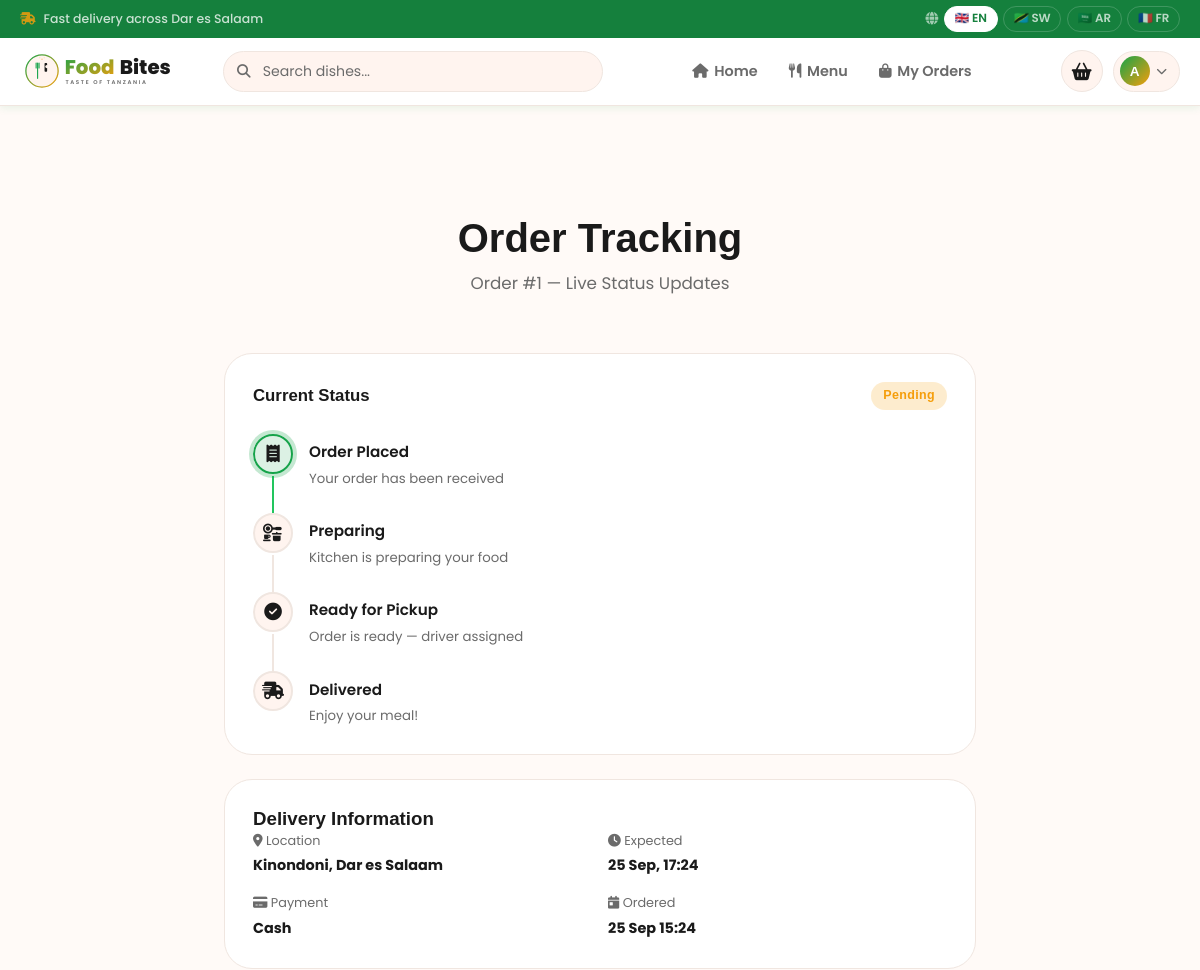
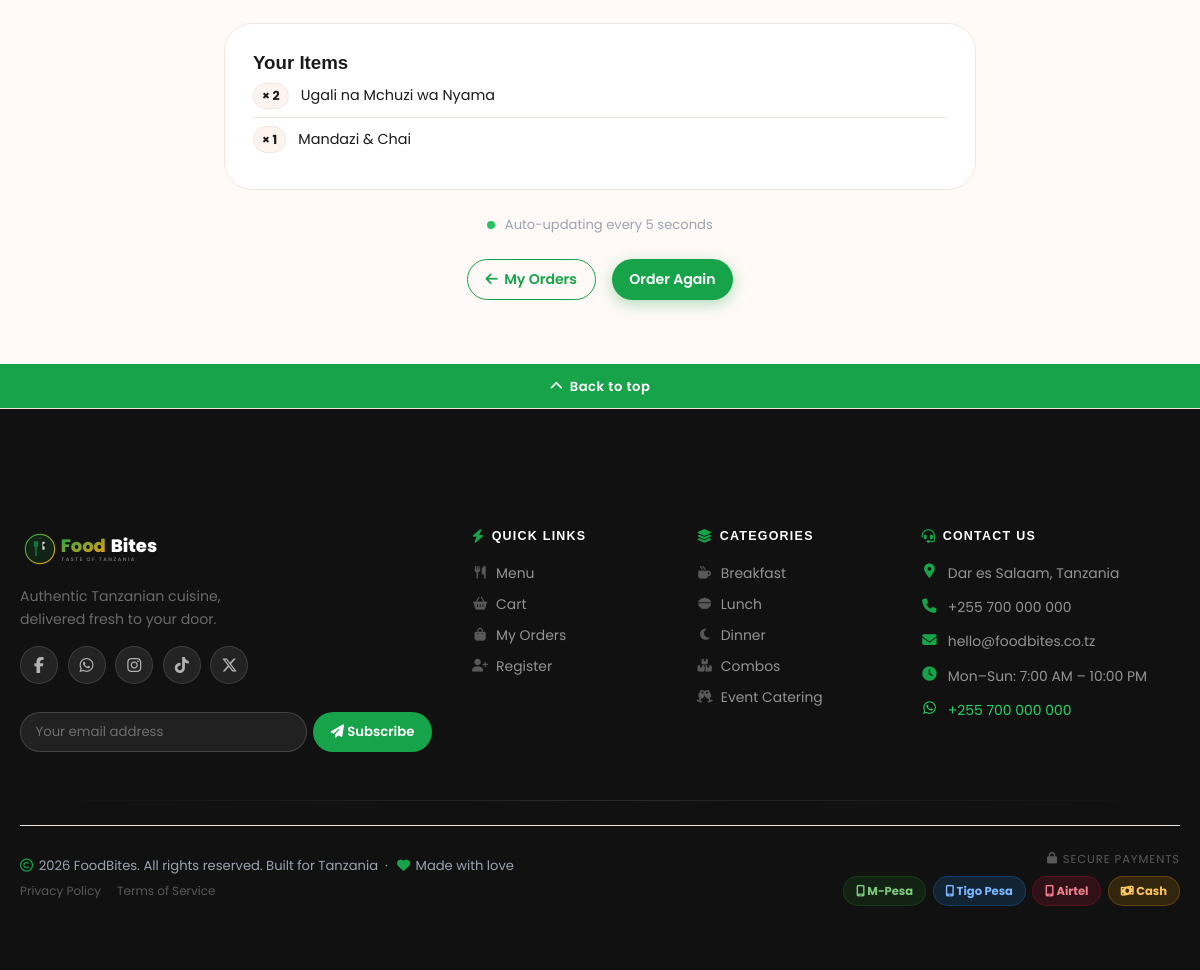
The page /customer/order_tracking.php?id=1 (signed in) on the database its author committed (2 pictures, top to bottom).
### tables this page shows
CREATE TABLE `orders` (
  `id`                INT(11)                                              NOT NULL AUTO_INCREMENT,
  `user_id`           INT(11)                                              NOT NULL,
  `total_amount`      DECIMAL(10,2)                                        NOT NULL,
  `delivery_fee`      DECIMAL(10,2)                                        NOT NULL DEFAULT 2000.00,
  `status`            ENUM('pending','preparing','ready','delivered','cancelled') NOT NULL DEFAULT 'pending',
  `delivery_location` VARCHAR(255)                                         NOT NULL,
  `delivery_time`     DATETIME                                             DEFAULT NULL,
  `notes`             TEXT                                                 DEFAULT NULL,
  `payment_method`    ENUM('cash','mpesa','tigopesa','airtel')             NOT NULL DEFAULT 'cash',
  `order_type`        ENUM('standard','bulk','subscription')               NOT NULL DEFAULT 'standard',
  `created_at`        TIMESTAMP                                            NOT NULL DEFAULT CURRENT_TIMESTAMP,
  `updated_at`        TIMESTAMP                                            NOT NULL DEFAULT CURRENT_TIMESTAMP ON UPDATE CURRENT_TIMESTAMP,
  PRIMARY KEY (`id`),
  INDEX `idx_user`    (`user_id`),
  INDEX `idx_status`  (`status`),
  FOREIGN KEY (`user_id`) REFERENCES `users`(`id`) ON DELETE CASCADE
);

CREATE TABLE `order_items` (
  `id`         INT(11)       NOT NULL AUTO_INCREMENT,
  `order_id`   INT(11)       NOT NULL,
  `product_id` INT(11)       NOT NULL,
  `quantity`   INT(11)       NOT NULL DEFAULT 1,
  `price`      DECIMAL(10,2) NOT NULL,
  PRIMARY KEY (`id`),
  INDEX `idx_order`   (`order_id`),
  INDEX `idx_product` (`product_id`),
  FOREIGN KEY (`order_id`)   REFERENCES `orders`(`id`)   ON DELETE CASCADE,
  FOREIGN KEY (`product_id`) REFERENCES `products`(`id`) ON DELETE CASCADE
);

CREATE TABLE `products` (
  `id`          INT(11)                        NOT NULL AUTO_INCREMENT,
  `name`        VARCHAR(150)                   NOT NULL,
  `description` TEXT                           DEFAULT NULL,
  `price`       DECIMAL(10,2)                  NOT NULL,
  `image`       VARCHAR(255)                   DEFAULT NULL,
  `category_id` INT(11)                        DEFAULT NULL,
  `is_combo`    TINYINT(1)                     NOT NULL DEFAULT 0,
  `is_bulk`     TINYINT(1)                     NOT NULL DEFAULT 0,
  `is_featured` TINYINT(1)                     NOT NULL DEFAULT 0,
  `status`      ENUM('active','inactive')      NOT NULL DEFAULT 'active',
  `created_at`  TIMESTAMP                      NOT NULL DEFAULT CURRENT_TIMESTAMP,
  PRIMARY KEY (`id`),
  INDEX `idx_category` (`category_id`),
  INDEX `idx_status`   (`status`),
  FOREIGN KEY (`category_id`) REFERENCES `categories`(`id`) ON DELETE SET NULL
);

### includes/functions.php (called while the page is built, shortened)
<?php
function e(string $str): string
{
    return htmlspecialchars($str, ENT_QUOTES | ENT_HTML5, 'UTF-8');
}

### customer/order_tracking.php (the view, shortened to what this page needs)
<?php
require_once dirname(__DIR__) . '/includes/functions.php';
$orderId = (int) ($_GET['id'] ?? 0);
$db   = getDB();
$stmt = $db->prepare(
    'SELECT o.*, u.name AS customer_name FROM orders o
     JOIN users u ON o.user_id = u.id
     WHERE o.id = ? AND o.user_id = ?'
);
$stmt->execute([$orderId, currentUserId()]);
$order = $stmt->fetch();
$items = $db->prepare(
    'SELECT oi.quantity, p.name AS product_name FROM order_items oi
     JOIN products p ON oi.product_id = p.id WHERE oi.order_id = ?'
);
$items->execute([$orderId]);
$orderItems = $items->fetchAll();
$statuses = ['pending', 'preparing', 'ready', 'delivered'];
$currentIdx = array_search($order['status'], $statuses);
require_once dirname(__DIR__) . '/includes/header.php';
?>
<section class="page-hero page-hero-sm">
    <div class="container">
        <h1 class="page-title">Order Tracking</h1>
        <p class="page-sub">Order #<?= $orderId ?> — Live Status Updates</p>
    </div>
</section>
<section class="tracking-section">
    <div class="container container-narrow">
        <div class="tracking-card">
            <div class="tracking-header">
                <h3>Current Status</h3>
                <span class="badge <?= 'badge-' . $order['status'] ?>" id="statusBadge">
                    <?= ucfirst($order['status']) ?>
                </span>
            </div>
            <div class="tracking-timeline" id="trackingTimeline">
                <?php
                $steps = [
                    ['key' => 'pending',   'label' => 'Order Placed',    'icon' => 'fa-receipt',     'desc' => 'Your order has been received'],
                    ['key' => 'preparing', 'label' => 'Preparing',        'icon' => 'fa-kitchen-set', 'desc' => 'Kitchen is preparing your food'],
                    ['key' => 'ready',     'label' => 'Ready for Pickup', 'icon' => 'fa-circle-check','desc' => 'Order is ready — driver assigned'],
                    ['key' => 'delivered', 'label' => 'Delivered',        'icon' => 'fa-truck-fast',  'desc' => 'Enjoy your meal!'],
                ];
                foreach ($steps as $i => $step):
                    $done    = $i <= $currentIdx && $order['status'] !== 'cancelled';
                    $current = $i === $currentIdx;
                ?>
                    <div class="timeline-step <?= $done ? 'done' : '' ?> <?= $current ? 'current' : '' ?>"
                         id="step-<?= $step['key'] ?>">
                        <div class="timeline-icon"><i class="fa-solid <?= $step['icon'] ?>"></i></div>
                        <div class="timeline-connector"></div>
                        <div class="timeline-content">
                            <div class="timeline-label"><?= $step['label'] ?></div>
                            <div class="timeline-desc"><?= $step['desc'] ?></div>
                        </div>
                    </div>
                <?php endforeach; ?>
            </div>
        </div>
        <div class="tracking-card">
            <h3>Delivery Information</h3>
            <div class="tracking-info-grid">
                <div class="tinfo">
                    <span><i class="fa-solid fa-location-dot"></i> Location</span>
                    <strong><?= e($order['delivery_location']) ?></strong>
                </div>
                <div class="tinfo">
                    <span><i class="fa-solid fa-clock"></i> Expected</span>
                    <strong><?= $order['delivery_time'] ? date('d M, H:i', strtotime($order['delivery_time'])) : 'ASAP' ?></strong>
                </div>
                <div class="tinfo">
                    <span><i class="fa-solid fa-credit-card"></i> Payment</span>
                    <strong><?= ucfirst($order['payment_method']) ?></strong>
                </div>
                <div class="tinfo">
                    <span><i class="fa-solid fa-calendar-day"></i> Ordered</span>
                    <strong><?= date('d M H:i', strtotime($order['created_at'])) ?></strong>
                </div>
            </div>
        </div>
        <div class="tracking-card">
            <h3>Your Items</h3>
            <ul class="tracking-items">
                <?php foreach ($orderItems as $item): ?>
                    <li>
                        <span class="ti-qty">× <?= $item['quantity'] ?></span>
                        <span class="ti-name"><?= e($item['product_name']) ?></span>
                    </li>
                <?php endforeach; ?>
            </ul>
        </div>
        <div class="refresh-indicator" id="refreshIndicator">
            <div class="refresh-dot"></div>
            <span>Auto-updating every 5 seconds</span>
        </div>
        <div class="tracking-actions">
            <a href="<?= BASE_URL ?>/customer/order_history.php" class="btn btn-outline"><i class="fa-solid fa-arrow-left"></i> My Orders</a>
            <a href="<?= BASE_URL ?>/customer/menu.php" class="btn btn-primary">Order Again</a>
        </div>
    </div>
</section>
<?php require_once dirname(__DIR__) . '/includes/footer.php'; ?>

### assets/css/main.css (style rules this page uses)
:root { --primary: #16A34A; --primary-dark: #15803D; --primary-light:#22C55E; --primary-glow: rgba(22,163,74,0.25); --secondary: #2C7873; --accent: #F59E0B; --pending: #F59E0B; --preparing: #3B82F6; --ready: #22C55E; --delivered: #6B7280; --cancelled: #EF4444; --success: #22C55E; --bg: #0a0d14; --bg-card: #111827; --bg-elevated: #1a2235; --bg-input: #1f2d40; --text: #f1f5f9; --text-muted: #8b9ab1; --text-subtle: #4a5568; --border: rgba(255,255,255,0.08); --shadow-md: 0 8px 24px rgba(0,0,0,0.4); --shadow-lg: 0 20px 60px rgba(0,0,0,0.5); --r-sm: 8px; --r-md: 14px; --r-lg: 20px; --r-xl: 28px; --r-full:9999px; --t-fast:0.15s ease; --t-normal:0.25s ease; --font-display:'Outfit',sans-serif; --font-body:'Inter',sans-serif; }
*,*::before,*::after { box-sizing:border-box;margin:0;padding:0 }
html { scroll-behavior:smooth }
body { font-family:var(--font-body);background:var(--bg);color:var(--text);line-height:1.6;min-height:100vh;-webkit-font-smoothing:antialiased }
a { text-decoration:none;color:inherit }
ul { list-style:none }
h1,h2,h3,h4,h5,h6 { font-family:var(--font-display);font-weight:700;line-height:1.2 }
.container { max-width:1200px;margin:0 auto;padding:0 1.5rem }
.container-narrow { max-width:800px;margin:0 auto;padding:0 1.5rem }
.btn { display:inline-flex;align-items:center;justify-content:center;gap:.5rem;padding:.6rem 1.4rem;border-radius:var(--r-full);font-family:var(--font-display);font-weight:600;font-size:.95rem;transition:all var(--t-normal);white-space:nowrap;cursor:pointer }
.btn-primary { background:linear-gradient(135deg,var(--primary),var(--primary-dark));color:#fff;box-shadow:0 4px 15px rgba(22,163,74,.35) }
.btn-outline { border:1.5px solid var(--border);color:var(--text);background:transparent }
.badge { display:inline-flex;align-items:center;padding:.25rem .75rem;border-radius:var(--r-full);font-size:.78rem;font-weight:700;font-family:var(--font-display);letter-spacing:.03em }
.badge-pending { background:rgba(245,158,11,.2);color:var(--pending) }
.page-hero { padding:3rem 0 2rem;text-align:center }
.page-hero-sm { padding:2.5rem 0 1.5rem }
.page-title { font-size:clamp(1.8rem,4vw,2.5rem);font-weight:800 }
.page-sub { color:var(--text-muted);margin-top:.5rem;font-size:1.05rem }

### rows shown on the page
orders: status "Pending", delivery_location "Kinondoni, Dar es Salaam", delivery_time "25 Sep, 17:24", payment_method "Cash", created_at "25 Sep 15:24"
order_items: quantity "2", product.name "Ugali na Mchuzi wa Nyama"
order_items: quantity "1", product.name "Mandazi & Chai"

### other values the page prints
$meta['flag'] "🇬🇧"
$meta['label'] "EN"
$meta['flag'] "🇹🇿"
$meta['label'] "SW"
$meta['flag'] "🇸🇦"
$meta['label'] "AR"
$meta['flag'] "🇫🇷"
$meta['label'] "FR"
$N['home'] "Home"
$N['menu'] "Menu"
$N['orders'] "My Orders"
substr($_SESSION['user_name'] ?? 'U', 0, 1) "A"
$orderId "1"
$step['label'] "Order Placed"
$step['desc'] "Your order has been received"
